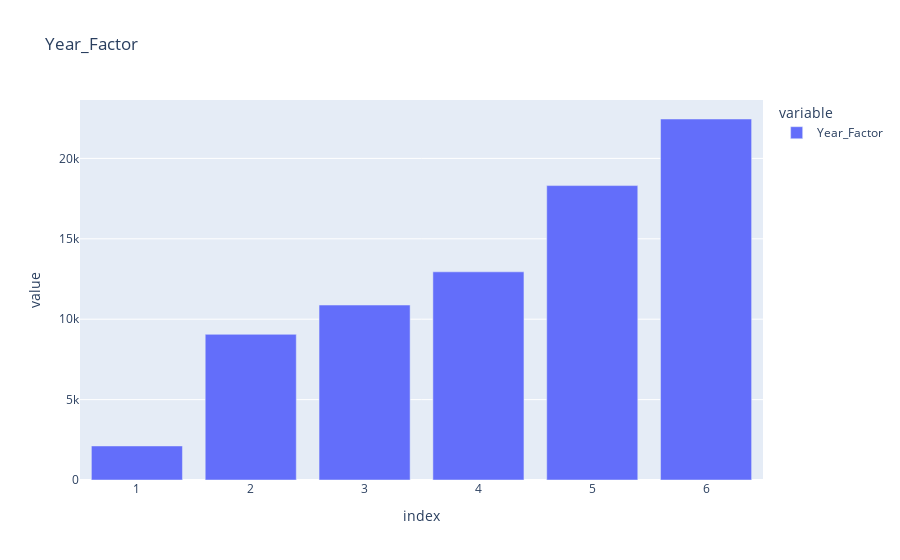
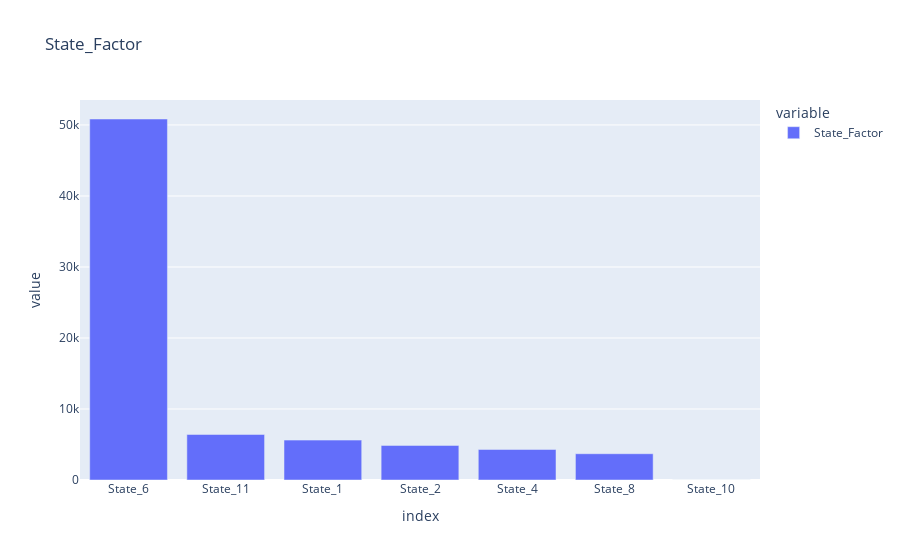
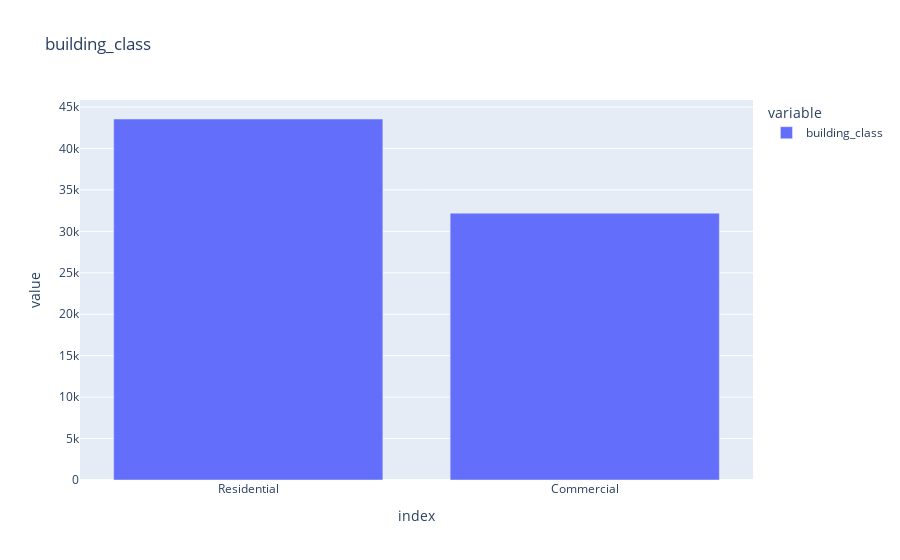

Here is the notebook cell these charts were saved with, in order:
### Markdown cell above
## Categorical Columns

### Code cell
for category in catgry_cols:
    counts = pd.DataFrame(tr_df[category].value_counts(dropna=False))
    display(counts)
    if counts.shape[0] <= 10:
        fig = px.bar(counts, title=category)
        fig.show()

### Figure 1 — Plotly figure (JSON) as saved in the notebook; plotly's stock layout.template omitted (floating-point values rounded to 4 significant figures)
{"data": [{"alignmentgroup": "True", "hovertemplate": "variable=Year_Factor<br>index=%{x}<br>value=%{y}<extra></extra>", "legendgroup": "Year_Factor", "marker": {"color": "#636efa", "pattern": {"shape": ""}}, "name": "Year_Factor", "offsetgroup": "Year_Factor", "orientation": "v", "showlegend": true, "textposition": "auto", "type": "bar", "x": [6, 5, 4, 3, 2, 1], "xaxis": "x", "y": [22449, 18308, 12946, 10879, 9058, 2117], "yaxis": "y"}], "layout": {"barmode": "relative", "legend": {"title": {"text": "variable"}, "tracegroupgap": 0}, "title": {"text": "Year_Factor"}, "xaxis": {"anchor": "y", "domain": [0, 1], "title": {"text": "index"}}, "yaxis": {"anchor": "x", "domain": [0, 1], "title": {"text": "value"}}}}

### Figure 2 — Plotly figure (JSON) as saved in the notebook; plotly's stock layout.template omitted (floating-point values rounded to 4 significant figures)
{"data": [{"alignmentgroup": "True", "hovertemplate": "variable=State_Factor<br>index=%{x}<br>value=%{y}<extra></extra>", "legendgroup": "State_Factor", "marker": {"color": "#636efa", "pattern": {"shape": ""}}, "name": "State_Factor", "offsetgroup": "State_Factor", "orientation": "v", "showlegend": true, "textposition": "auto", "type": "bar", "x": ["State_6", "State_11", "State_1", "State_2", "State_4", "State_8", "State_10"], "xaxis": "x", "y": [50840, 6412, 5618, 4871, 4300, 3701, 15], "yaxis": "y"}], "layout": {"barmode": "relative", "legend": {"title": {"text": "variable"}, "tracegroupgap": 0}, "title": {"text": "State_Factor"}, "xaxis": {"anchor": "y", "domain": [0, 1], "title": {"text": "index"}}, "yaxis": {"anchor": "x", "domain": [0, 1], "title": {"text": "value"}}}}

### Figure 3 — Plotly figure (JSON) as saved in the notebook; plotly's stock layout.template omitted (floating-point values rounded to 4 significant figures)
{"data": [{"alignmentgroup": "True", "hovertemplate": "variable=building_class<br>index=%{x}<br>value=%{y}<extra></extra>", "legendgroup": "building_class", "marker": {"color": "#636efa", "pattern": {"shape": ""}}, "name": "building_class", "offsetgroup": "building_class", "orientation": "v", "showlegend": true, "textposition": "auto", "type": "bar", "x": ["Residential", "Commercial"], "xaxis": "x", "y": [43558, 32199], "yaxis": "y"}], "layout": {"barmode": "relative", "legend": {"title": {"text": "variable"}, "tracegroupgap": 0}, "title": {"text": "building_class"}, "xaxis": {"anchor": "y", "domain": [0, 1], "title": {"text": "index"}}, "yaxis": {"anchor": "x", "domain": [0, 1], "title": {"text": "value"}}}}
